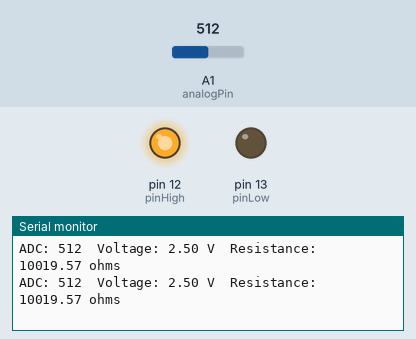
A sketch run on a simulated Arduino Uno, built with avr-gcc and run on an emulated ATmega328P. On the bench: output pins drawn as LEDs (lit = HIGH), the last lines printed to the serial monitor. The inputs (shaded band) are chosen by the test bench; at power-on: A1 (analogPin) = 512.

Above: at 1.3 s.
1.4 s: A1 (analogPin) set to 1005
At 1.9 s:
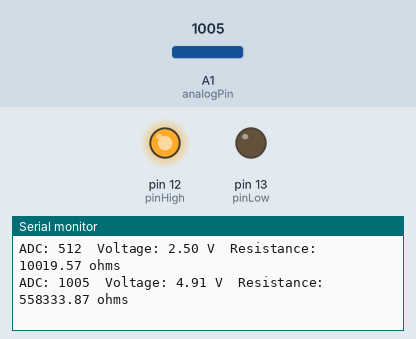
2.9 s: A1 (analogPin) set to 1023
At 3.4 s:
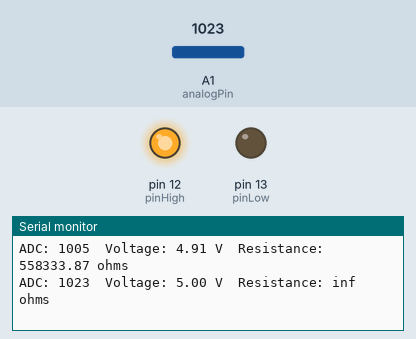

The sketch:

Ohm.ino
```cpp
const int pinHigh = 12;
const int pinLow  = 13;
const int analogPin = A1;

const float R_known = 10000.0; // 10k ohm

void setup() {
  Serial.begin(115200);

  pinMode(pinHigh, OUTPUT);
  pinMode(pinLow, OUTPUT);

  digitalWrite(pinHigh, HIGH); // 5V
  digitalWrite(pinLow, LOW);   // GND
}

void loop() {
  int adc = analogRead(analogPin); // 0–4095 on UNO R4

  float Vcc = 5.0;
  float Vout = (adc / 1023.0) * Vcc;

  float R_unknown = R_known * Vout / (Vcc - Vout);

  Serial.print("ADC: ");
  Serial.print(adc);
  Serial.print("  Voltage: ");
  Serial.print(Vout);
  Serial.print(" V  Resistance: ");
  Serial.print(R_unknown);
  Serial.println(" ohms");

  delay(500);
}
```

Measured:
- the behaviour switches between 1022 and 1023 on A1 (analogPin) (found by bisection; images 1 and 2)
- after the input at 1.4 s, the serial monitor: prints a new line after 0.11 s (image 1)
- after the input at 2.9 s, the serial monitor: prints a new line after 0.11 s (image 2)
